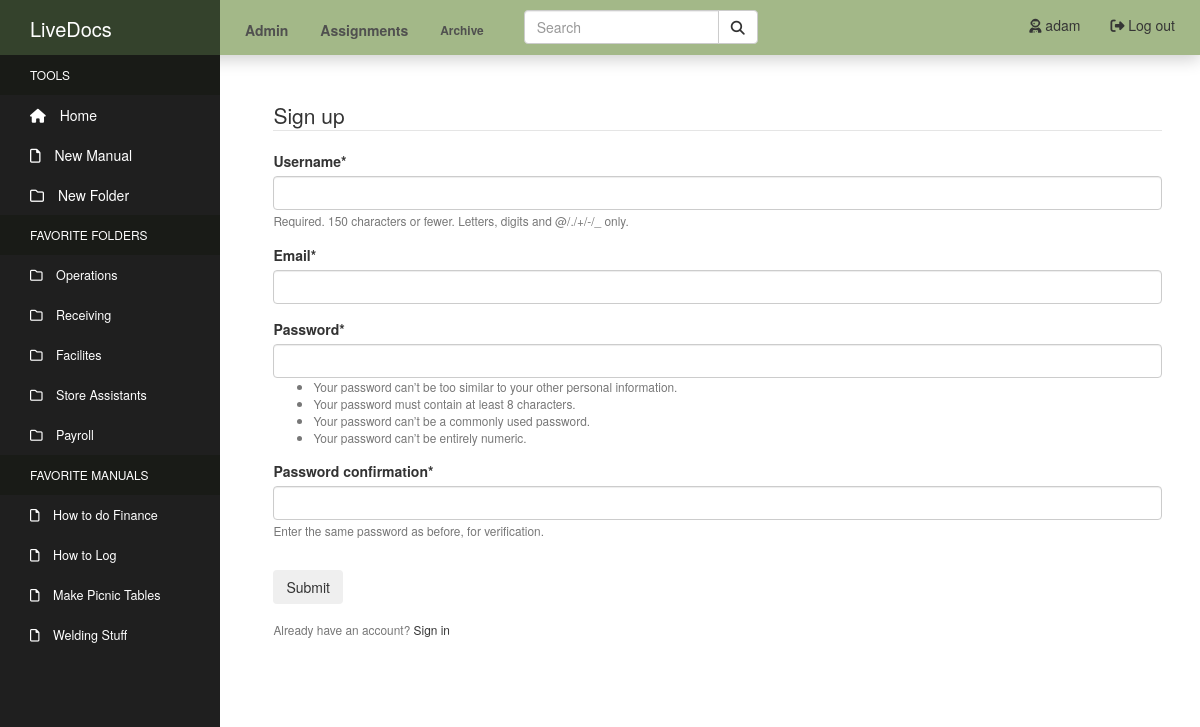
Page /register/ (signed in) on the earlier database version.
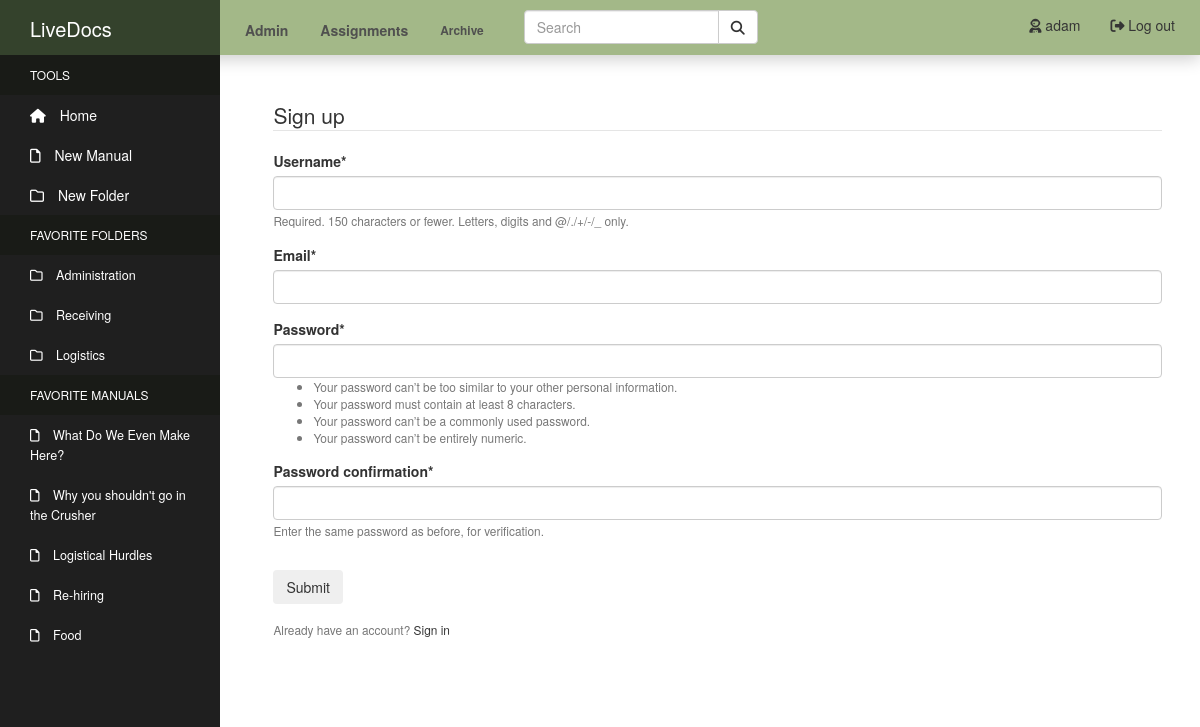
Same page on the later database version.
### manuals/models.py (models this page shows, shortened)
class Directory(MPTTModel):
    name = models.CharField(max_length=50, unique=True)
    created_by = models.ForeignKey(User, null=True, on_delete=models.SET_NULL)
    parent = TreeForeignKey(
    'self',
    null=True,
    blank=True,
    related_name='children',
    on_delete=models.CASCADE
    )
    class MPTTMeta:
        order_insertion_by: ['name']
    class Meta:
        verbose_name = 'Directory'
        verbose_name_plural = 'Directories'

class Manual(models.Model):
    title = models.CharField(max_length=100)
    author = models.ForeignKey(User, related_name='author', null=True, on_delete=models.SET_NULL)
    content = models.TextField()
    tags = models.CharField(max_length=150, blank=True, null=True)
    pub_date = models.DateTimeField('Date Published', auto_now_add=True)
    admin = models.ManyToManyField(User, related_name='admin_of')
    department = models.ForeignKey(Department, related_name='manual_set', null=True, on_delete=models.SET_NULL)
    last_update = models.DateTimeField('Last Update', null=True, auto_now=True)
    last_update_by = models.ForeignKey(User, related_name='updated_by', null=True, on_delete=models.SET_NULL)
    next_update = models.DateTimeField('Next Update Due', null=True)
    update_assigned_to = models.ForeignKey(User, related_name='assigned_to', blank=True, null=True, on_delete=models.SET_NULL)
    is_archived = models.BooleanField('Archived', default=False)
    folder = TreeForeignKey(
    'Directory',
    default=1,
    related_name='manuals',
    on_delete=models.CASCADE
    )
    objects = models.Manager()
    active_objects = ManualActiveManager()

### users/views.py (the view)
# urls.py: path('register/', user_views.register, name="register"),
def register(request):
    if request.method == 'POST':
        form = UserRegisterForm(request.POST)
        if form.is_valid():
            form.save()
            username = form.cleaned_data.get('username')
            messages.success(request, f'Account created for {username}!')
            return redirect('login')
    else:
        form = UserRegisterForm()
    return render(request, 'users/register.html', {'form': form})

### users/forms.py
class UserRegisterForm(UserCreationForm):
    email = forms.EmailField()
    class Meta:
        model = User
        fields = [
            'username',
            'email',
            'password1',
            'password2',
        ]

### manuals_site/my_processors/my_context.py (called while the page is built)
def custom_message_processor(request):
    messages = []
    uniq_messages = []
    for m in get_messages(request):
        if m.message not in messages:
            messages.append(m.message)
            uniq_messages.append(m)
    return {'messages': uniq_messages}

### users/templates/users/register.html (shortened to what this page needs)
{% extends "manuals/header.html" %}
{% load crispy_forms_tags %}
{% block content %}
    <div class="content-section">
        <form method="POST">
            <fieldset class="form-group">
                <legend class="border-bottom mb-4">Sign up</legend>
                {{ form|crispy }}
            </fieldset>
            <div class="form-group">
                <button class="btn btn-outline-info" type="submit">Submit</button>
            </div>
        </form>
        <div class="border-top pt-3">
            <small class="text-muted">Already have an account? <a class="ml-2" href="{% url 'login' %}">Sign in</a></small>
        </div>
    </div>
{% endblock %}

### manuals/templates/manuals/header.html (shortened to what this page needs)
<!DOCTYPE html>
<html lang="en">
<head>
    {% load static %}
    <link rel="stylesheet" type="text/css" href="{% static 'manuals/css/bootstrap.css' %}">
    <link rel="stylesheet" type="text/css" href="{% static 'manuals/css/styles.css' %}">
    <link rel="stylesheet" href="https://cdnjs.cloudflare.com/ajax/libs/font-awesome/4.7.0/css/font-awesome.min.css">
</head>
<body>
  <nav class="navbar navbar-default navbar-fixed-top">
    <div class="container-fluid nav-container">
      <div class="navbar-header">
        <a class="navbar-brand" href="#">Market Manuals</a>
      </div>
      <ul class="nav navbar-nav nav-pills">
        {% if user.is_authenticated and user.is_staff %}
          <li><a href="{% url 'manage' %}"><strong>Admin</strong></a></li>
        {% endif %}
        <li><a href="{% url 'assignments' %}"><strong>Assignments</strong></a></li>
        <li><a class="archive-link" href="{% url 'archive' %}"><strong>Archive</strong></a></li>
      </ul>
      <ul class="nav nav-pills navbar-right">
        {% if user.is_authenticated %}
          <li><a href="{% url 'logout' %}"><i class="fas fa-sign-out-alt"></i> Log out</a></li>
          <li><a href="{% url 'profile' %}"><i class="fas fa-user-astronaut"></i> {{ user.username }}</a></li>
        {% else %}
          <li><a href="{% url 'login' %}"><i class="fas fa-sign-in-alt"></i> Log in</a></li>
          <li><a href="{% url 'register' %}"><i class="fas fa-door-open"></i> Sign Up</a></li>
        {% endif %}
      </ul>
      <form class="navbar-form navbar-left" action="{% url 'search' %}" method="GET">
        <div class="input-group">
          <input type="text" id="search-bar" class="form-control" name="qs" placeholder="Search">
          <div class="input-group-btn">
            <button class="btn btn-default" type="submit">
              <i class="fas fa-search"></i>
            </button>
          </div>
        </div>
      </form>
    </div>
  </nav>
    <div class="sidebar-container">
            <div class="sidebar-logo">
              LiveDocs
            </div>
            <ul class="sidebar-navigation">
              <li class="header">Tools</li>
              <li>
                <a href="{% url 'index' %}">
                  <i class="fa fa-home" aria-hidden="true"></i> Home
                </a>
              </li>
              <li>
                <a id="new-manual" href="{% url 'manual-create' %}">
                  <i class="far fa-file" aria-hidden="true"></i> New Manual
                </a>
              </li>
              <li>
                <a id="new-dir" href="#">
                  <i class="far fa-folder" aria-hidden="true"></i> New Folder
                </a>
              </li>
              <li class="header">Favorite Folders</li>
              {% for dir_fav in user.profile.directory_favorites.all %}
                <li>
                  <a class="favorites favorites-folder" href="{% url 'index' %}?dir_id={{ dir_fav.id }}">
                    <i class="far fa-folder" aria-hidden="true"></i> {{ dir_fav.name }}
                  </a>
                </li>
              {% endfor %}
              <li class="header">Favorite Manuals</li>
              {% for man_fav in user.profile.manual_favorites.all %}
                <li>
                  <a class="favorites favorites-manual" href="{% url 'manual-detail' man_fav.id %}">
                    <i class="far fa-file" aria-hidden="true"></i> {{ man_fav.title }}
                  </a>
                </li>
              {% endfor %}
            </ul>
          </div>
          <div class="content-container">
            <div class="container-fluid main-container">
              {% block content %}
              {% endblock %}
            </div>
          </div>
</body>
</html>

Differences in the rows shown:
removed Directory: name "Operations"
removed Directory: name "Facilites"
removed Directory: name "Store Assistants"
removed Directory: name "Payroll"
removed Manual: title "How to do Finance"
removed Manual: title "How to Log"
removed Manual: title "Make Picnic Tables"
removed Manual: title "Welding Stuff"
added Directory: name "Administration"
added Directory: name "Logistics"
added Manual: title "What Do We Even Make Here?"
added Manual: title "Why you shouldn't go in the Crusher"
added Manual: title "Logistical Hurdles"
added Manual: title "Re-hiring"
added Manual: title "Food"
